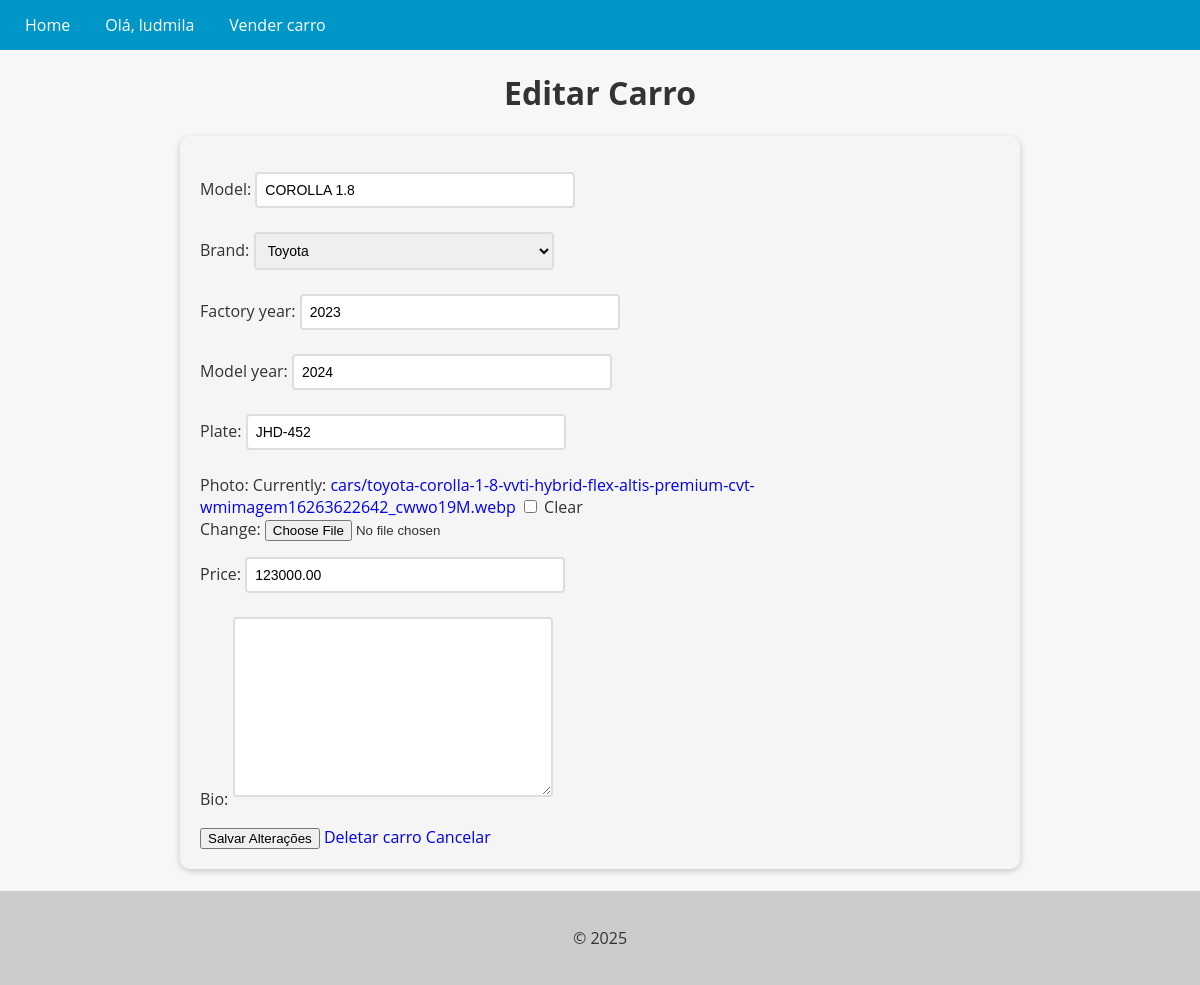
The app's page /cars/update/7 (signed in) with its own data.
### cars/models.py (models this page shows, shortened)
class Car(models.Model):
    id = models.AutoField(primary_key=True)
    model = models.CharField(max_length=100)
    brand = models.ForeignKey(Brand, on_delete=models.PROTECT, related_name = 'car_brand')
    factory_year = models.IntegerField(
        validators = [
            MinValueValidator(1886),
            MaxValueValidator(datetime.datetime.now().year)
        ]
    )
    model_year = models.IntegerField(
        validators = [
            MinValueValidator(1886),
            MaxValueValidator(datetime.datetime.now().year)
        ]
    )
    plate = models.CharField(max_length=100, blank=True, null=True)
    photo = models.ImageField(upload_to='cars/', blank=True, null=True)
    price = models.DecimalField(
        max_digits=10,
        decimal_places=2
    )
    bio = models.TextField(blank=True)
    def __str__(self):
        return self.model
    class CarInventory(models.Model):
        cars_count = models.FloatField()
        cars_value_total = models.IntegerField()
        created_at = models.DateTimeField(auto_now_add=True)
        class Meta:
            ordering = ['-created_at']

### cars/views.py (the view, shortened to what this page needs)
# urls.py: path('cars/update/<int:pk>', CarUpdateView.as_view(), name='update_car'),
@method_decorator(login_required(login_url='login'), name='dispatch')
class CarUpdateView(UpdateView):
    model = Car
    form_class = CarForm
    template_name = 'update_car.html'

### cars/forms.py (shortened to what this page needs)
class CarForm(forms.ModelForm):
    class Meta:
        model = Car
        fields = '__all__'

### cars/models.py (called while the page is built)
    def __str__(self):
        return self.name

### cars/templates/update_car.html (shortened to what this page needs)
{% extends 'base.html' %}
{% block content %}
<h1 style="text-align: center;">
    Editar Carro
</h1>
<form method="post" enctype="multipart/form-data">
    {{ form.as_p }}
    <button type="submit">Salvar Alterações</button>
    <a href="{% url 'delete_car' pk=object.pk %}">Deletar carro</a>
    <a href="{% url 'cars_list' %}">Cancelar</a>
</form>
<br>
{% endblock %}

### app/templates/base.html (shortened to what this page needs)
<!DOCTYPE html>
<html lang="en">
<head>
</head>
<body>
  <header>
    <nav>
      <ul>
        {% if user.is_authenticated %}
          <li><a href="{% url 'cars_list' %}">Home</a></li>
          <li>Olá, {{ user.username }}</li>
          <li><a href="{% url 'new_car' %}">Vender carro</a></li>
         {% endif %}
      </ul>
    </nav>
  </header>
  <main>
    {% block content %}
    {% endblock %}
  </main>
  <footer>
    <p>&copy; 2025</p>
  </footer>
</body>
</html>

### app/templates/base.html (style rules this page uses)
body { font-family: 'Open Sans', sans-serif; background-color: #f7f7f7; color: #333; margin: 0; padding: 0; }
header { background-color: #0096c7; color: #fff; text-align: center; }
footer { background-color: #ccc; color: #333; padding: 20px; text-align: center; }
nav { background-color: #0096c7; color: #fff; height: 50px; display: flex; justify-content: space-between; align-items: center; }
nav ul { list-style: none; margin: 0; padding: 0; display: flex; }
nav ul li { margin: 0 10px; }
nav ul li a { color: #fff; text-decoration: none; font-size: 16px; padding: 15px; transition: all 0.3s ease; }

### cars/templates/update_car.html (style rules this page uses)
form { max-width: 800px; margin: 0 auto; padding: 20px; background-color: #f5f5f5; border-radius: 10px; box-shadow: 0 2px 6px rgba(0, 0, 0, 0.2); }
input[type="text"], input[type="number"], select, textarea { padding: 8px; font-size: 14px; border: 2px solid #ddd; border-radius: 4px; width: 100%; max-width: 300px; margin-bottom: 8px; transition: border-bottom-color 0.3s ease-in-out; }
a { text-decoration: none !important; }

### records on screen
Car: model "COROLLA 1.8", brand "Toyota", factory_year "2023", model_year "2024", plate "JHD-452", price "123000.00"

### other values on screen
{{ user.username }} "ludmila"
